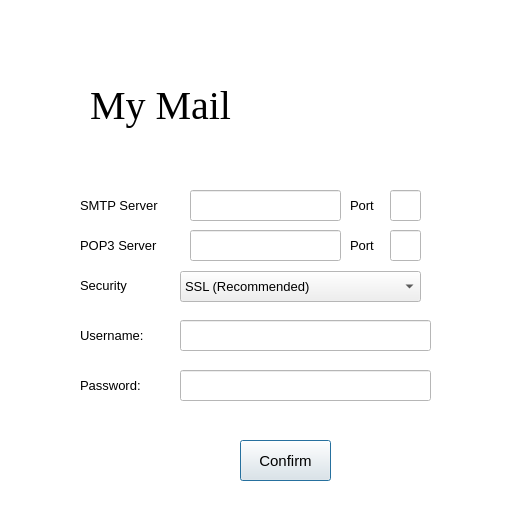
<?xml version="1.0" encoding="UTF-8"?>
<ui version="4.0">
 <class>Login_window</class>
 <widget class="QDialog" name="Login_window">
  <property name="geometry">
   <rect>
    <x>0</x>
    <y>0</y>
    <width>514</width>
    <height>521</height>
   </rect>
  </property>
  <property name="minimumSize">
   <size>
    <width>514</width>
    <height>496</height>
   </size>
  </property>
  <property name="maximumSize">
   <size>
    <width>16000</width>
    <height>16000</height>
   </size>
  </property>
  <property name="palette">
   <palette>
    <active>
     <colorrole role="Base">
      <brush brushstyle="SolidPattern">
       <color alpha="255">
        <red>255</red>
        <green>255</green>
        <blue>255</blue>
       </color>
      </brush>
     </colorrole>
     <colorrole role="Window">
      <brush brushstyle="SolidPattern">
       <color alpha="255">
        <red>255</red>
        <green>255</green>
        <blue>255</blue>
       </color>
      </brush>
     </colorrole>
    </active>
    <inactive>
     <colorrole role="Base">
      <brush brushstyle="SolidPattern">
       <color alpha="255">
        <red>255</red>
        <green>255</green>
        <blue>255</blue>
       </color>
      </brush>
     </colorrole>
     <colorrole role="Window">
      <brush brushstyle="SolidPattern">
       <color alpha="255">
        <red>255</red>
        <green>255</green>
        <blue>255</blue>
       </color>
      </brush>
     </colorrole>
    </inactive>
    <disabled>
     <colorrole role="Base">
      <brush brushstyle="SolidPattern">
       <color alpha="255">
        <red>255</red>
        <green>255</green>
        <blue>255</blue>
       </color>
      </brush>
     </colorrole>
     <colorrole role="Window">
      <brush brushstyle="SolidPattern">
       <color alpha="255">
        <red>255</red>
        <green>255</green>
        <blue>255</blue>
       </color>
      </brush>
     </colorrole>
    </disabled>
   </palette>
  </property>
  <property name="font">
   <font>
    <family>Microsoft YaHei UI</family>
    <pointsize>10</pointsize>
   </font>
  </property>
  <property name="contextMenuPolicy">
   <enum>Qt::PreventContextMenu</enum>
  </property>
  <property name="windowTitle">
   <string>Account Settings</string>
  </property>
  <property name="toolTip">
   <string/>
  </property>
  <property name="accessibleName">
   <string/>
  </property>
  <widget class="QWidget" name="horizontalLayoutWidget">
   <property name="geometry">
    <rect>
     <x>90</x>
     <y>40</y>
     <width>331</width>
     <height>131</height>
    </rect>
   </property>
   <layout class="QHBoxLayout" name="horizontalLayout">
    <item>
     <widget class="QLabel" name="label_MyMail">
      <property name="font">
       <font>
        <family>Times New Roman</family>
        <pointsize>30</pointsize>
       </font>
      </property>
      <property name="text">
       <string>My Mail</string>
      </property>
     </widget>
    </item>
   </layout>
  </widget>
  <widget class="QPushButton" name="Confirm">
   <property name="geometry">
    <rect>
     <x>240</x>
     <y>440</y>
     <width>91</width>
     <height>41</height>
    </rect>
   </property>
   <property name="font">
    <font>
     <family>Microsoft YaHei UI</family>
     <pointsize>11</pointsize>
     <weight>50</weight>
     <bold>false</bold>
    </font>
   </property>
   <property name="text">
    <string>Confirm</string>
   </property>
  </widget>
  <widget class="QLineEdit" name="Password">
   <property name="geometry">
    <rect>
     <x>180</x>
     <y>370</y>
     <width>251</width>
     <height>31</height>
    </rect>
   </property>
   <property name="font">
    <font>
     <family>Microsoft YaHei UI</family>
     <pointsize>10</pointsize>
    </font>
   </property>
   <property name="text">
    <string/>
   </property>
   <property name="echoMode">
    <enum>QLineEdit::Password</enum>
   </property>
  </widget>
  <widget class="QLabel" name="labelUsername">
   <property name="geometry">
    <rect>
     <x>80</x>
     <y>320</y>
     <width>91</width>
     <height>31</height>
    </rect>
   </property>
   <property name="font">
    <font>
     <family>Microsoft YaHei UI</family>
     <pointsize>10</pointsize>
     <weight>50</weight>
     <bold>false</bold>
    </font>
   </property>
   <property name="text">
    <string>Username:</string>
   </property>
  </widget>
  <widget class="QLineEdit" name="Username">
   <property name="geometry">
    <rect>
     <x>180</x>
     <y>320</y>
     <width>251</width>
     <height>31</height>
    </rect>
   </property>
   <property name="font">
    <font>
     <family>Microsoft YaHei UI</family>
     <pointsize>10</pointsize>
    </font>
   </property>
   <property name="text">
    <string/>
   </property>
  </widget>
  <widget class="QLabel" name="labelPassword">
   <property name="geometry">
    <rect>
     <x>80</x>
     <y>370</y>
     <width>81</width>
     <height>31</height>
    </rect>
   </property>
   <property name="font">
    <font>
     <family>Microsoft YaHei UI</family>
     <pointsize>10</pointsize>
     <weight>50</weight>
     <bold>false</bold>
    </font>
   </property>
   <property name="text">
    <string>Password:</string>
   </property>
  </widget>
  <widget class="QLabel" name="labelUsername_2">
   <property name="geometry">
    <rect>
     <x>80</x>
     <y>190</y>
     <width>111</width>
     <height>31</height>
    </rect>
   </property>
   <property name="font">
    <font>
     <family>Microsoft YaHei UI</family>
     <pointsize>10</pointsize>
     <weight>50</weight>
     <bold>false</bold>
    </font>
   </property>
   <property name="text">
    <string>SMTP Server</string>
   </property>
  </widget>
  <widget class="QLineEdit" name="SMTP_Server">
   <property name="geometry">
    <rect>
     <x>190</x>
     <y>190</y>
     <width>151</width>
     <height>31</height>
    </rect>
   </property>
   <property name="font">
    <font>
     <family>Microsoft YaHei UI</family>
     <pointsize>10</pointsize>
    </font>
   </property>
   <property name="text">
    <string/>
   </property>
  </widget>
  <widget class="QLabel" name="labelUsername_3">
   <property name="geometry">
    <rect>
     <x>350</x>
     <y>190</y>
     <width>41</width>
     <height>31</height>
    </rect>
   </property>
   <property name="font">
    <font>
     <family>Microsoft YaHei UI</family>
     <pointsize>10</pointsize>
     <weight>50</weight>
     <bold>false</bold>
    </font>
   </property>
   <property name="text">
    <string>Port</string>
   </property>
  </widget>
  <widget class="QLineEdit" name="SMTP_Port">
   <property name="geometry">
    <rect>
     <x>390</x>
     <y>190</y>
     <width>31</width>
     <height>31</height>
    </rect>
   </property>
   <property name="font">
    <font>
     <family>Microsoft YaHei UI</family>
     <pointsize>10</pointsize>
    </font>
   </property>
   <property name="text">
    <string/>
   </property>
  </widget>
  <widget class="QLineEdit" name="POP3_Server">
   <property name="geometry">
    <rect>
     <x>190</x>
     <y>230</y>
     <width>151</width>
     <height>31</height>
    </rect>
   </property>
   <property name="font">
    <font>
     <family>Microsoft YaHei UI</family>
     <pointsize>10</pointsize>
    </font>
   </property>
   <property name="text">
    <string/>
   </property>
  </widget>
  <widget class="QLabel" name="labelUsername_4">
   <property name="geometry">
    <rect>
     <x>350</x>
     <y>230</y>
     <width>41</width>
     <height>31</height>
    </rect>
   </property>
   <property name="font">
    <font>
     <family>Microsoft YaHei UI</family>
     <pointsize>10</pointsize>
     <weight>50</weight>
     <bold>false</bold>
    </font>
   </property>
   <property name="text">
    <string>Port</string>
   </property>
  </widget>
  <widget class="QLineEdit" name="POP3_Port">
   <property name="geometry">
    <rect>
     <x>390</x>
     <y>230</y>
     <width>31</width>
     <height>31</height>
    </rect>
   </property>
   <property name="font">
    <font>
     <family>Microsoft YaHei UI</family>
     <pointsize>10</pointsize>
    </font>
   </property>
   <property name="text">
    <string/>
   </property>
  </widget>
  <widget class="QLabel" name="labelUsername_5">
   <property name="geometry">
    <rect>
     <x>80</x>
     <y>230</y>
     <width>101</width>
     <height>31</height>
    </rect>
   </property>
   <property name="font">
    <font>
     <family>Microsoft YaHei UI</family>
     <pointsize>10</pointsize>
     <weight>50</weight>
     <bold>false</bold>
    </font>
   </property>
   <property name="text">
    <string>POP3 Server</string>
   </property>
  </widget>
  <widget class="QLabel" name="labelUsername_6">
   <property name="geometry">
    <rect>
     <x>80</x>
     <y>270</y>
     <width>91</width>
     <height>31</height>
    </rect>
   </property>
   <property name="font">
    <font>
     <family>Microsoft YaHei UI</family>
     <pointsize>10</pointsize>
     <weight>50</weight>
     <bold>false</bold>
    </font>
   </property>
   <property name="text">
    <string>Security</string>
   </property>
  </widget>
  <widget class="QComboBox" name="Security_Option">
   <property name="geometry">
    <rect>
     <x>180</x>
     <y>271</y>
     <width>241</width>
     <height>31</height>
    </rect>
   </property>
   <item>
    <property name="text">
     <string>SSL (Recommended)</string>
    </property>
   </item>
   <item>
    <property name="text">
     <string>Plain</string>
    </property>
   </item>
   <item>
    <property name="text">
     <string>TLS</string>
    </property>
   </item>
  </widget>
 </widget>
 <tabstops>
  <tabstop>Username</tabstop>
  <tabstop>Password</tabstop>
  <tabstop>Confirm</tabstop>
 </tabstops>
 <resources/>
 <connections/>
</ui>
